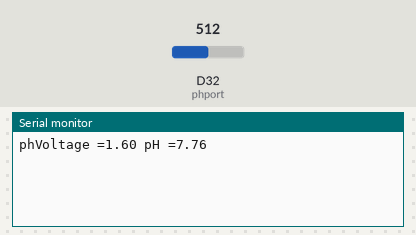
The sketch below on a simulated Arduino Due. Parts: the last lines printed to the serial monitor. The inputs (shaded band) are chosen by the test bench; at power-on: D32 (phport) = 512 (analog values on the 0–1023 scale).

Above: at 1.2 s.
1.3 s: D32 (phport) set to 716
At 1.3 s:
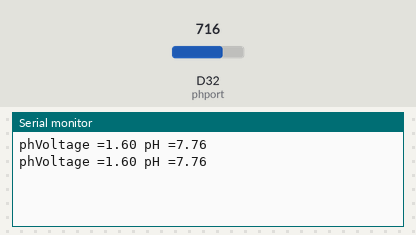
2.8 s: D32 (phport) set to 900
At 4.3 s:
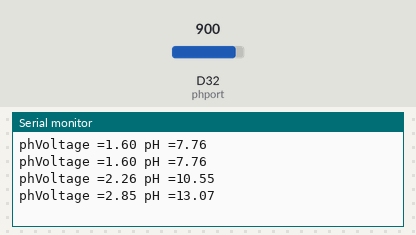
Timing chart, 0 to 5.8 s (numbered marks = the images above; inputs shaded):
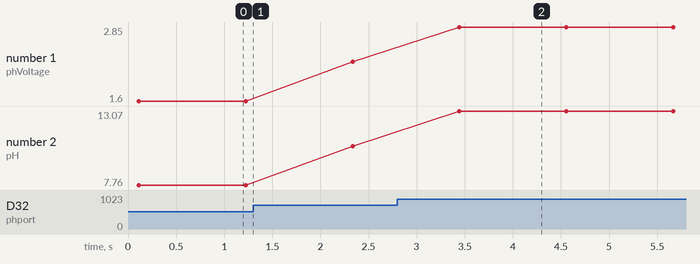

Measured:
- after the input at 2.8 s, the serial monitor: prints a new line after 0.65 s (image 2)
- plotted number 1: 1.6 → 2.26 after the input at 1.3 s, 2.26 → 2.85 after the input at 2.8 s
- plotted number 2: 7.76 → 10.55 after the input at 1.3 s, 10.55 → 13.07 after the input at 2.8 s

The sketch:

phsensor2.ino
```cpp
#define phport 32
long phTot;
float phAvg;
int x;
float C = 0;       // Constant of straight line (Y = mx + C)
float m = 4.2424;  // Slope of straight line (Y = mx + C)

void setup() {
  pinMode(phport, INPUT_PULLDOWN);
  Serial.begin(115200);
  analogReadResolution(12);
}

void PHsensor() {
  phTot = 0;
  phAvg = 0;
  float phVoltage = 0;
  float pHValue = 0;

  // taking 100 samples and adding with 10 milliseconds delay
  for (x = 0; x < 100; x++) {
    phTot += analogRead(phport);
    delay(1);
  }
  float phAvg = phTot / 100;

  phVoltage = phAvg * (3.3 / 4095.0);
  phVoltage -= 0.05;  // Add xxx to phVoltage
  pHValue = (phVoltage + 0.1) * m + C;
  pHValue += 0.55;

  Serial.print("phVoltage =");
  Serial.print(phVoltage);
  Serial.print(" ");
  Serial.print("pH =");
  Serial.println(pHValue);

  delay(1000);
}

void loop() {
  PHsensor();
}
```
